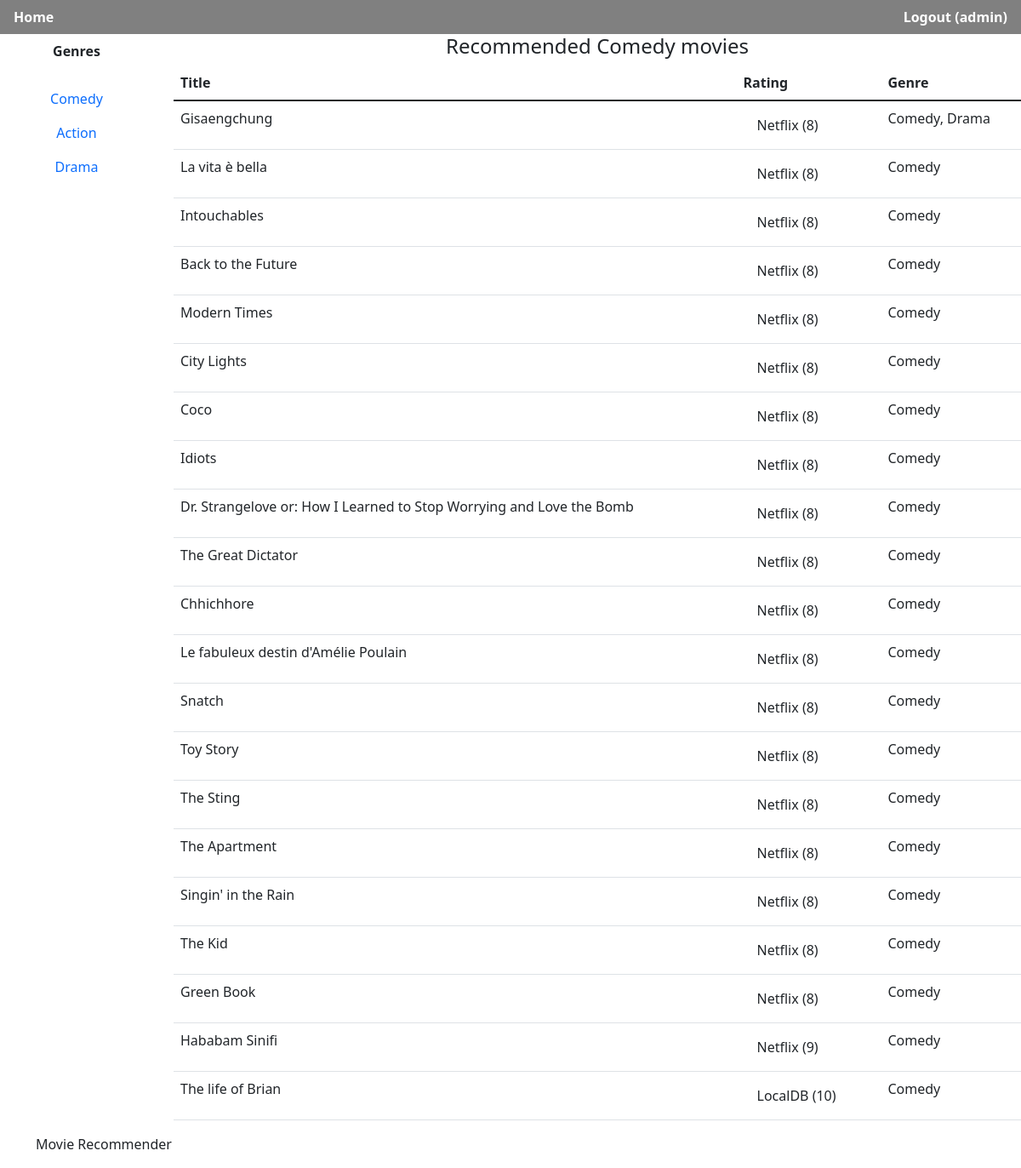
The app's page /recommender/genre/Comedy/ (signed in) with its own data.
### recommender/models.py (models this page shows, shortened)
class Rating(models.Model):
	movie = models.CharField(max_length=100)
	genre = models.CharField(max_length=100)
	rating = models.IntegerField(default=0)
	rater = models.ForeignKey(Rater, on_delete=models.CASCADE)

class Rater(models.Model):
	name = models.CharField(max_length=100)
	def __str__(self):
		return self.name

### recommender/views.py (the view)
# urls.py: path('genre/<str:genre_name>/', views.by_genre, name="by_genre"),
@login_required
def by_genre(request, genre_name):
    update_db()
    context = {
        'user' : request.user,
        'genres_list':create_genres_list(),
        'rating_list' : create_ratings_list(Rating.objects.filter(genre__icontains=genre_name).order_by('rating')),
        'genre_filter' : genre_name
        }
    return render(request, 'recommender/index.html', context)

### recommender/movieservices.py (called while the page is built)
def update_ratings(updated_ratings, myrater):
	for item in updated_ratings:
		obj, created = Rating.objects.update_or_create(
			rater=myrater, movie=item['movie'],
			defaults={
				'genre': item['genre'],
				'rating': item['rating']}
			)
	return True

	def get_top_movies():
		myrater=Rater.objects.all().filter(name="Netflix")[0]
		with open('recommender/test_data/netflix.json', 'r') as myfile:
			data = myfile.read()
		data=json.loads(data)
		update_ratings(data, myrater)

	def get_top_movies():
		myrater=Rater.objects.all().filter(name="LocalDB")[0]
		localDBratings=list(LocalDBService.objects.all().values())
		update_ratings(localDBratings,myrater)

### recommender/views.py (called while the page is built)
def update_db():
    for rater in list(Rater.objects.all()):
        try:
            exec('movieservices.{}.get_top_movies()'.format(rater))
        except Exception:
            print("{} service error".format(rater))
    return True

def create_genres_list():
    genres_list=[]
    for genre in set(Rating.objects.all().values_list('genre')):
        for item in genre[0].replace(' ','').split(','):
            if item not in genres_list:
                genres_list.append(item)
    return genres_list

def create_ratings_list(ratings):
    result={}
    for item in ratings:
        if item.movie not in result.keys():
            result[item.movie]={
                'genre':item.genre,
                'rating':{
                    item.rater.name:item.rating
                }
            }
        else:
            result[item.movie]['rating'][item.rater.name]=item.rating
    return result

### recommender/templates/recommender/index.html (shortened to what this page needs)
{% extends 'base.html' %}
{% block genre_filter %}
    {% if genres_list %}
    <p class="fw-bold text-center" style="padding: .5rem .5rem">Genres</p>
        <ul class="nav flex-column">
        {% for genre in genres_list %}
            <li class="nav-item">
                <a class="nav-link text-center" href="{% url 'recommender:by_genre' genre %}">{{genre}}</a></li>
        {% endfor %}
        </ul>
    {% endif %}
{% endblock genre_filter %}
{% block content %}
    {% if genre_filter %}
        <h4 class="text-center"> Recommended {{ genre_filter }} movies </h4>
    {% endif %}
    {% if rating_list %}
    <table class="table ">
        <thead>
            <tr>
                <th scope="col">Title</th>
                <th scope="col">Rating</th>
                <th scope="col">Genre</th>
            </tr>
        </thead>
        <tbody>
            {% for movie, value in rating_list.items %}
            <tr>
            <td>{{movie}}</td>
            <td>
                <ul class="list-group list-group-flush">
                    {% for item, value in value.rating.items %}
                    <li class="list-group-item">{{ item }} ({{ value }})</li>
                    {% endfor %}
                </ul>
            </td>
            <td>{{value.genre}}</td>
        {% endfor %}
        </tbody>
    </table>
    {% else %}
        <p>No suggestions available.</p>
    {% endif %}
{% endblock content %}

### recommender/templates/base.html (shortened to what this page needs)
{% load static %}
<!DOCTYPE html>
<html lang="en">
    <head>
        {% block head_css %}
            {% block head_css_site %}
                <link href="https://cdn.jsdelivr.net/npm/bootstrap@5.1.1/dist/css/bootstrap.min.css" rel="stylesheet">
                <link href="{% static 'recommender/css/app.css' %}"
                      rel="stylesheet" media="screen">
            {% endblock head_css_site %}
        {% endblock head_css %}
    </head>
    <body>
        <ul class="nav nav-fill" style="background-color: grey">
            <li class="nav-item">
              <a class="nav-link active text-white fw-bolder" href="{% url 'recommender:index' %}" style="text-align:initial">
              Home</a>
            </li>
            <li class="nav-item">
              <a class="nav-link active text-white fw-bolder" href="/admin/logout" style="text-align:end">
              Logout ({{ user.username }})</a>
            </li>
        </ul>
        <div id="site-wrapper" class="container_fluid">
            <div class="row">
                <div id="sidebar border-end" class="col-2">
                {% block genre_filter %}{% endblock genre_filter %}
                </div>
                <div id="table_content" class="col-10">
                {% block content %}{% endblock content %}
                </div>
            </div>
        </div>
        <div class="footer">
            <div class="container">
                <p>Movie Recommender</p>
            </div>
        </div>
    </body>
</html>

### records on screen
Rating: rating_list "Gisaengchung", genre "Comedy, Drama"
Rater: rating "Netflix" "Netflix" "Netflix" "Netflix" "Netflix" "Netflix" "Netflix" "Netflix" "Netflix" "Netflix" "Netflix" "Netflix" "Netflix" "Netflix" "Netflix" "Netflix" "Netflix" "Netflix" "Netflix" "Netflix"
Rating: rating_list "La vita è bella", genre "Comedy"
Rating: rating_list "Intouchables", genre "Comedy"
Rating: rating_list "Back to the Future", genre "Comedy"
Rating: rating_list "Modern Times", genre "Comedy"
Rating: rating_list "City Lights", genre "Comedy"
Rating: rating_list "Coco", genre "Comedy"
Rating: rating_list "Idiots", genre "Comedy"
Rating: rating_list "Dr. Strangelove or: How I Learned to Stop Worrying and Love the Bomb", genre "Comedy"
Rating: rating_list "The Great Dictator", genre "Comedy"
Rating: rating_list "Chhichhore", genre "Comedy"
Rating: rating_list "Le fabuleux destin d'Amélie Poulain", genre "Comedy"
Rating: rating_list "Snatch", genre "Comedy"
Rating: rating_list "Toy Story", genre "Comedy"
Rating: rating_list "The Sting", genre "Comedy"
Rating: rating_list "The Apartment", genre "Comedy"
Rating: rating_list "Singin' in the Rain", genre "Comedy"
Rating: rating_list "The Kid", genre "Comedy"
Rating: rating_list "Green Book", genre "Comedy"
Rating: rating_list "Hababam Sinifi", genre "Comedy"
Rating: rating_list "The life of Brian", genre "Comedy"
Rater: rating "LocalDB"

### other values on screen
{{ user.username }} "admin"
{{ genre }} "Comedy" "Action" "Drama"
{{ genre_filter }} "Comedy"
{{ value }} "8" "8" "8" "8" "8" "8" "8" "8" "8" "8" "8" "8" "8" "8" "8" "8" "8" "8" "8" "9" "10"
